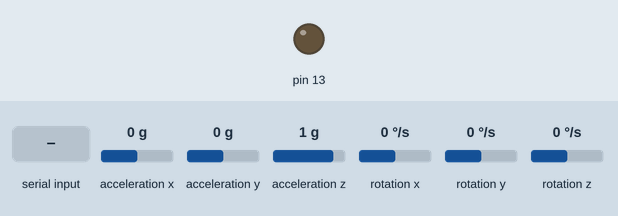
Bench run of a sketch on a simulated Arduino Uno, built with avr-gcc and run on an emulated ATmega328P. Shown: output pins drawn as LEDs (lit = HIGH). Wiring (inferred from the names in the program): MPU-6050 motion sensor at I2C address 0x68. Inputs (shaded band) come from the test bench; at power-on: acceleration x 0 g, acceleration y 0 g, acceleration z 1 g, rotation x 0 °/s, rotation y 0 °/s, rotation z 0 °/s. What the sketch prints to the serial monitor is not drawn.

Above: at 1.2 s.
1.3 s: "B" received over Serial
At 2.4 s:
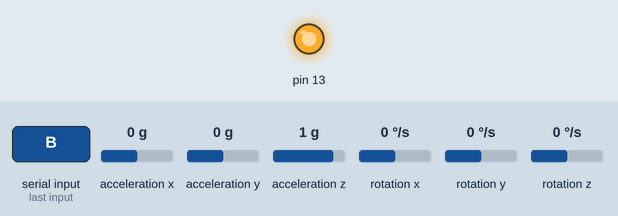
2.8 s: acceleration x set to -1.4 g
4.6 s: acceleration y set to -1.4 g
6.2 s: acceleration z set to -1.4 g
7.9 s: "A" received over Serial
Timing chart, 0 to 10.4 s (numbered marks = the images above; inputs shaded):
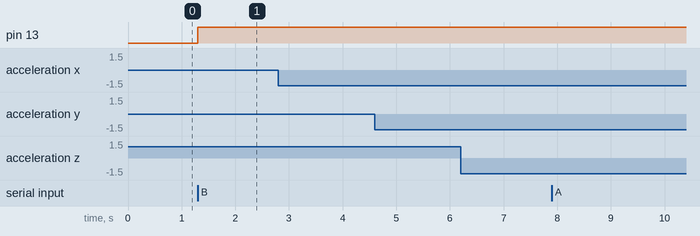

Measured:
- after the input at 1.3 s, pin 13: LOW → HIGH at once
- after the input at 2.8 s, every drawn part: stays the same
- after the input at 4.6 s, every drawn part: stays the same
- after the input at 6.2 s, every drawn part: stays the same
- after the input at 7.9 s, every drawn part: stays the same

The sketch:

glove__1_.ino
```cpp
#include <Wire.h>
const int MPU = 0x68; // MPU6050 I2C address
float AccX, AccY, AccZ;
float GyroX, GyroY, GyroZ;
byte packet[20];
bool handshakeDone;
byte seqNo;
byte packetCount;

void setup() {
  // put your setup code here, to run once:
  Serial.begin(115200);
  handshakeDone = false;
  seqNo = 0;
  packetCount = 0x00;
  pinMode(13, OUTPUT);
  Wire.begin();                      // Initialize comunication
  Wire.beginTransmission(MPU);       // Start communication with MPU6050 // MPU=0x68
  Wire.write(0x6B);                  // Talk to the register 6B
  Wire.write(0x00);                  // Make reset - place a 0 into the 6B register
  Wire.endTransmission(true);        //end the transmission
  delay(20);
}

typedef union {
  byte byteValue[4];
  float floatValue;
} floatByteData;

int floatToByte(int index, byte packet[], float data) {
  floatByteData x;
  x.floatValue = data;

  for(int i = 0; i < 4; i++) {
    packet[index] = x.byteValue[i];
    index ++;
  }
  return index;
}

byte doCheckSum(byte packet[]) {
  byte checksum = 0;

  for(int i=0; i < 19; i++) {
    checksum ^= packet[i];
  }

  return checksum;
}

void writePacket(
  byte idOfBeetle,
  byte packetType,
  byte packetCount,
  float f1,
  float f2,
  float f3
) {
  byte packet[20];
  int index = 3;
  packet[0] = (byte) idOfBeetle;
  packet[1] = (byte) packetType;
  packet[2] = (byte) packetCount;
  index = floatToByte(index, packet, f1);
  index = floatToByte(index, packet, f2);
  index = floatToByte(index, packet, f3);
  packet[15] = (byte) 0;
  packet[16] = (byte) 0;
  packet[17] = (byte) 0;
  packet[18] = (byte) 0;
  packet[19] = (byte) doCheckSum(packet);
  Serial.write((byte*)&packet, sizeof(packet));
}

void getAccData(byte packetCount) {
  Wire.beginTransmission(MPU);
  Wire.write(0x3B); // Start with register 0x3B (ACCEL_XOUT_H)
  Wire.endTransmission(false);
  Wire.requestFrom(MPU, 6, true); // Read 6 registers total, each axis value is stored in 2 registers
  //For a range of +-2g, we need to divide the raw values by 16384, according to the datasheet
  AccX = (Wire.read() << 8 | Wire.read()) / 16384.0; // X-axis value
  AccY = (Wire.read() << 8 | Wire.read()) / 16384.0; // Y-axis value
  AccZ = (Wire.read() << 8 | Wire.read()) / 16384.0; // Z-axis value
  writePacket(0x03, 0x00, packetCount, AccX, AccY, AccZ);
}

void getGyroData(byte packetCount) {
  Wire.beginTransmission(MPU);
  Wire.write(0x43); // Gyro data first register address 0x43
  Wire.endTransmission(false);
  Wire.requestFrom(MPU, 6, true); // Read 4 registers total, each axis value is stored in 2 registers
  GyroX = (Wire.read() << 8 | Wire.read()) / 131.0; // For a 250deg/s range we have to divide first the raw value by 131.0, according to the datasheet
  GyroY = (Wire.read() << 8 | Wire.read()) / 131.0;
  GyroZ = (Wire.read() << 8 | Wire.read()) / 131.0;
  GyroX = GyroX + 11.05; // GyroErrorX ~(-7.58)
  GyroY = GyroY + 6.54; // GyroErrorY ~(-6.87)
  GyroZ = GyroZ - 1.49; // GyroErrorZ ~ (0.11)
  writePacket(0x03, 0x01, packetCount, GyroX, GyroY, GyroZ);
}

void loop() {
  // put your main code here, to run repeatedly:

  int data = Serial.read();
  if (packetCount == 0x200) {
    packetCount = 0x00;
  }
  if (handshakeDone && data != 65) {
    getAccData(packetCount);
    packetCount ++;
    delay(25);
    getGyroData(packetCount);
    packetCount ++;
    delay(25);
  } else {
    handshakeDone = false;
    if(data == 65) {
      Serial.write("A");
    }
    else if(data == 66) {
      digitalWrite(13, HIGH);
      handshakeDone = true;
    }
  }

}
```
